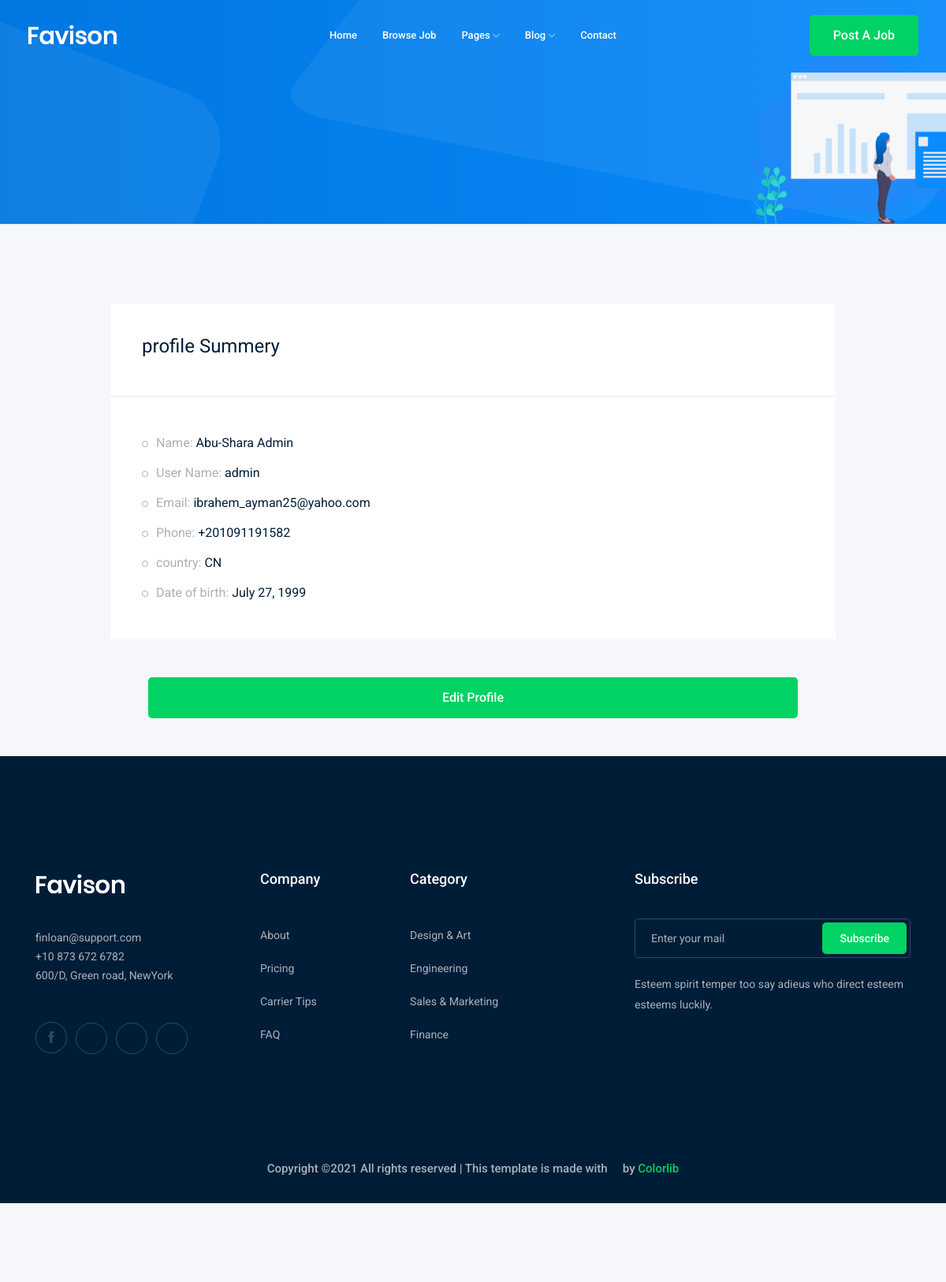
/accounts/profile/ (signed in), run on an earlier commit of the app's database.
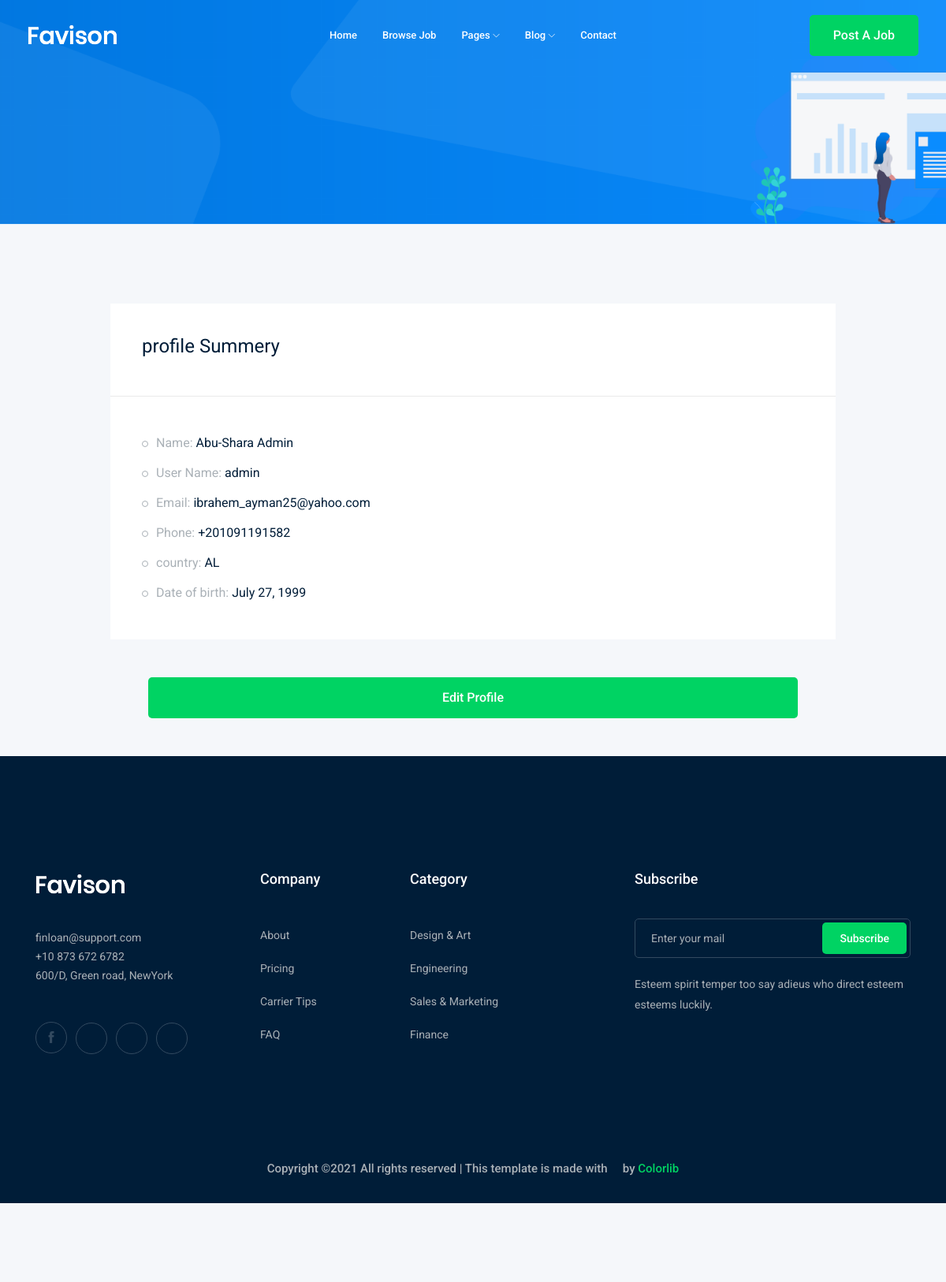
And on a later commit of the database.
### accounts/models.py (models this page shows, shortened)
class Profile(models.Model):
    user=models.OneToOneField(User,on_delete=CASCADE)
    img=models.ImageField(upload_to='images/')
    phone=PhoneNumberField()
    country=CountryField()
    birth_date = models.DateField('Date of Birth', null=True, blank=True)

### accounts/views.py (the view)
# urls.py: path('profile/',views.profile, name='profile'),
def profile(request):
    profile=Profile.objects.get(user=request.user)
    return render(request,'UI/profile.html',{'profile':profile})

### accounts/templates/UI/profile.html (shortened to what this page needs)
{% extends 'base.html' %}
{% load bootstrap4 %}
{% block bodey %}
    <div class="bradcam_area bradcam_bg_1">
        <div class="container">
            <div class="row">
                <div class="col-xl-12">
                </div>
            </div>
        </div>
    </div>
    <div class="job_details_area">
        <div class="container">
            <div class="row">
                <div class="col-lg-10  mx-auto">
                    <div class="job_sumary">
                        <div class="summery_header">
                            <h3>profile Summery</h3>
                        </div>
                        <div class="job_content">
                            <ul>
                                <li>Name: <span>{{profile.user.first_name}} {{profile.user.last_name}} </span></li>
                                <li>User Name: <span>{{profile.user}}</span></li>
                                <li>Email: <span>{{profile.user.email}}</span></li>
                                <li>Phone: <span>{{profile.phone}}</span></li>
                                <li>country: <span>{{profile.country}}</span></li>
                                <li>Date of birth: <span> {{profile.birth_date}}</span></li>
                            </ul>
                        </div>
                    </div>
                    <div class="p-5">
                        <a class="boxed-btn3 w-100" href="{% url 'accounts:editprofile' %}">Edit Profile</a>
                    </div>
            </div>
        </div>
    </div>
{% endblock bodey %}

### templates/base.html (shortened to what this page needs)
{% load static %}
<!doctype html>
<html class="no-js" lang="zxx">
<head>
    <link rel="stylesheet" href="{% static 'css/bootstrap.min.css'%}">
    <link rel="stylesheet" href="{% static 'css/owl.carousel.min.css'%}">
    <link rel="stylesheet" href="{% static 'css/magnific-popup.css'%}">
    <link rel="stylesheet" href="{% static 'css/font-awesome.min.css'%}">
    <link rel="stylesheet" href="{% static 'css/themify-icons.css'%}">
    <link rel="stylesheet" href="{% static 'css/nice-select.css'%}">
    <link rel="stylesheet" href="{% static 'css/flaticon.css'%}">
    <link rel="stylesheet" href="{% static 'css/jquery-ui.css'%}">
    <link rel="stylesheet" href="{% static 'css/gijgo.css'%}">
    <link rel="stylesheet" href="{% static 'css/animate.min.css'%}">
    <link rel="stylesheet" href="{% static 'css/slicknav.css'%}">
    <link rel="stylesheet" href="{% static 'css/style.css' %}">
</head>
<body>
    <header>
        <div class="header-area ">
            <div id="sticky-header" class="main-header-area">
                <div class="container-fluid ">
                    <div class="header_bottom_border">
                        <div class="row align-items-center">
                            <div class="col-xl-3 col-lg-2">
                                <div class="logo">
                                    <a href="index.html">
                                        <img src="img/logo.png" alt="">
                                    </a>
                                </div>
                            </div>
                            <div class="col-xl-6 col-lg-7">
                                <div class="main-menu  d-none d-lg-block">
                                    <nav>
                                        <ul id="navigation">
                                            <li><a href="index.html">home</a></li>
                                            <li><a href="{% url 'jobs:job_list' %}" >Browse Job</a></li>
                                            <li><a href="#">pages <i class="ti-angle-down"></i></a>
                                            </li>
                                            <li><a href="#">blog <i class="ti-angle-down"></i></a>
                                            </li>
                                            <li><a href="contact.html">Contact</a></li>
                                        </ul>
                                    </nav>
                                </div>
                            </div>
                            <div class="col-xl-3 col-lg-3 d-none d-lg-block">
                                <div class="Appointment">
                                    <div class="d-none d-lg-block">
                                        <a class="boxed-btn3" href="{% url 'jobs:post_job' %}">Post a Job</a>
                                    </div>
                                </div>
                            </div>
                            <div class="col-12">
                            </div>
                        </div>
                    </div>
                </div>
            </div>
        </div>
    </header>
    {% block bodey %}
    {% endblock bodey %}
    <footer class="footer">
        <div class="footer_top">
            <div class="container">
                <div class="row">
                    <div class="col-xl-3 col-md-6 col-lg-3">
                        <div class="footer_widget wow fadeInUp" data-wow-duration="1s" data-wow-delay=".3s">
                            <div class="footer_logo">
                                <a href="#">
                                    <img src="img/logo.png" alt="">
                                </a>
                            </div>
                            <p>
                                finloan@support.com <br>
                                +10 873 672 6782 <br>
                                600/D, Green road, NewYork
                            </p>
                            <div class="socail_links">
                                <ul>
                                    <li>
                                        <a href="#">
                                            <i class="ti-facebook"></i>
                                        </a>
                                    </li>
                                    <li>
                                        <a href="#">
                                            <i class="fa fa-google-plus"></i>
                                        </a>
                                    </li>
                                    <li>
                                        <a href="#">
                                            <i class="fa fa-twitter"></i>
                                        </a>
                                    </li>
                                    <li>
                                        <a href="#">
                                            <i class="fa fa-instagram"></i>
                                        </a>
                                    </li>
                                </ul>
                            </div>
                        </div>
                    </div>
                    <div class="col-xl-2 col-md-6 col-lg-2">
                        <div class="footer_widget wow fadeInUp" data-wow-duration="1.1s" data-wow-delay=".4s">
                            <h3 class="footer_title">
                                Company
                            </h3>
                            <ul>
                                <li><a href="#">About </a></li>
                                <li><a href="#"> Pricing</a></li>
                                <li><a href="#">Carrier Tips</a></li>
                                <li><a href="#">FAQ</a></li>
                            </ul>
                        </div>
                    </div>
                    <div class="col-xl-3 col-md-6 col-lg-3">
                        <div class="footer_widget wow fadeInUp" data-wow-duration="1.2s" data-wow-delay=".5s">
                            <h3 class="footer_title">
                                Category
                            </h3>
                            <ul>
                                <li><a href="#">Design & Art</a></li>
                                <li><a href="#">Engineering</a></li>
                                <li><a href="#">Sales & Marketing</a></li>
                                <li><a href="#">Finance</a></li>
                            </ul>
                        </div>
                    </div>
                    <div class="col-xl-4 col-md-6 col-lg-4">
                        <div class="footer_widget wow fadeInUp" data-wow-duration="1.3s" data-wow-delay=".6s">
                            <h3 class="footer_title">
                                Subscribe
                            </h3>
                            <form action="#" class="newsletter_form">
                                <input type="text" placeholder="Enter your mail">
                                <button type="submit">Subscribe</button>
                            </form>
                            <p class="newsletter_text">Esteem spirit temper too say adieus who direct esteem esteems
                                luckily.</p>
                        </div>
                    </div>
                </div>
            </div>
        </div>
        <div class="copy-right_text wow fadeInUp" data-wow-duration="1.4s" data-wow-delay=".3s">
            <div class="container">
                <div class="row">
                    <div class="col-xl-12">
                        <p class="copy_right text-center">
Copyright &copy;<script>document.write(new Date().getFullYear());</script> All rights reserved | This template is made with <i class="fa fa-heart-o" aria-hidden="true"></i> by <a href="https://colorlib.com" target="_blank">Colorlib</a>
                        </p>
                    </div>
                </div>
            </div>
        </div>
    </footer>
</body>
</html>

What changed in the data, as far as the page shows it:
changed Profile "Abu-Shara": country "CN" → "AL"
